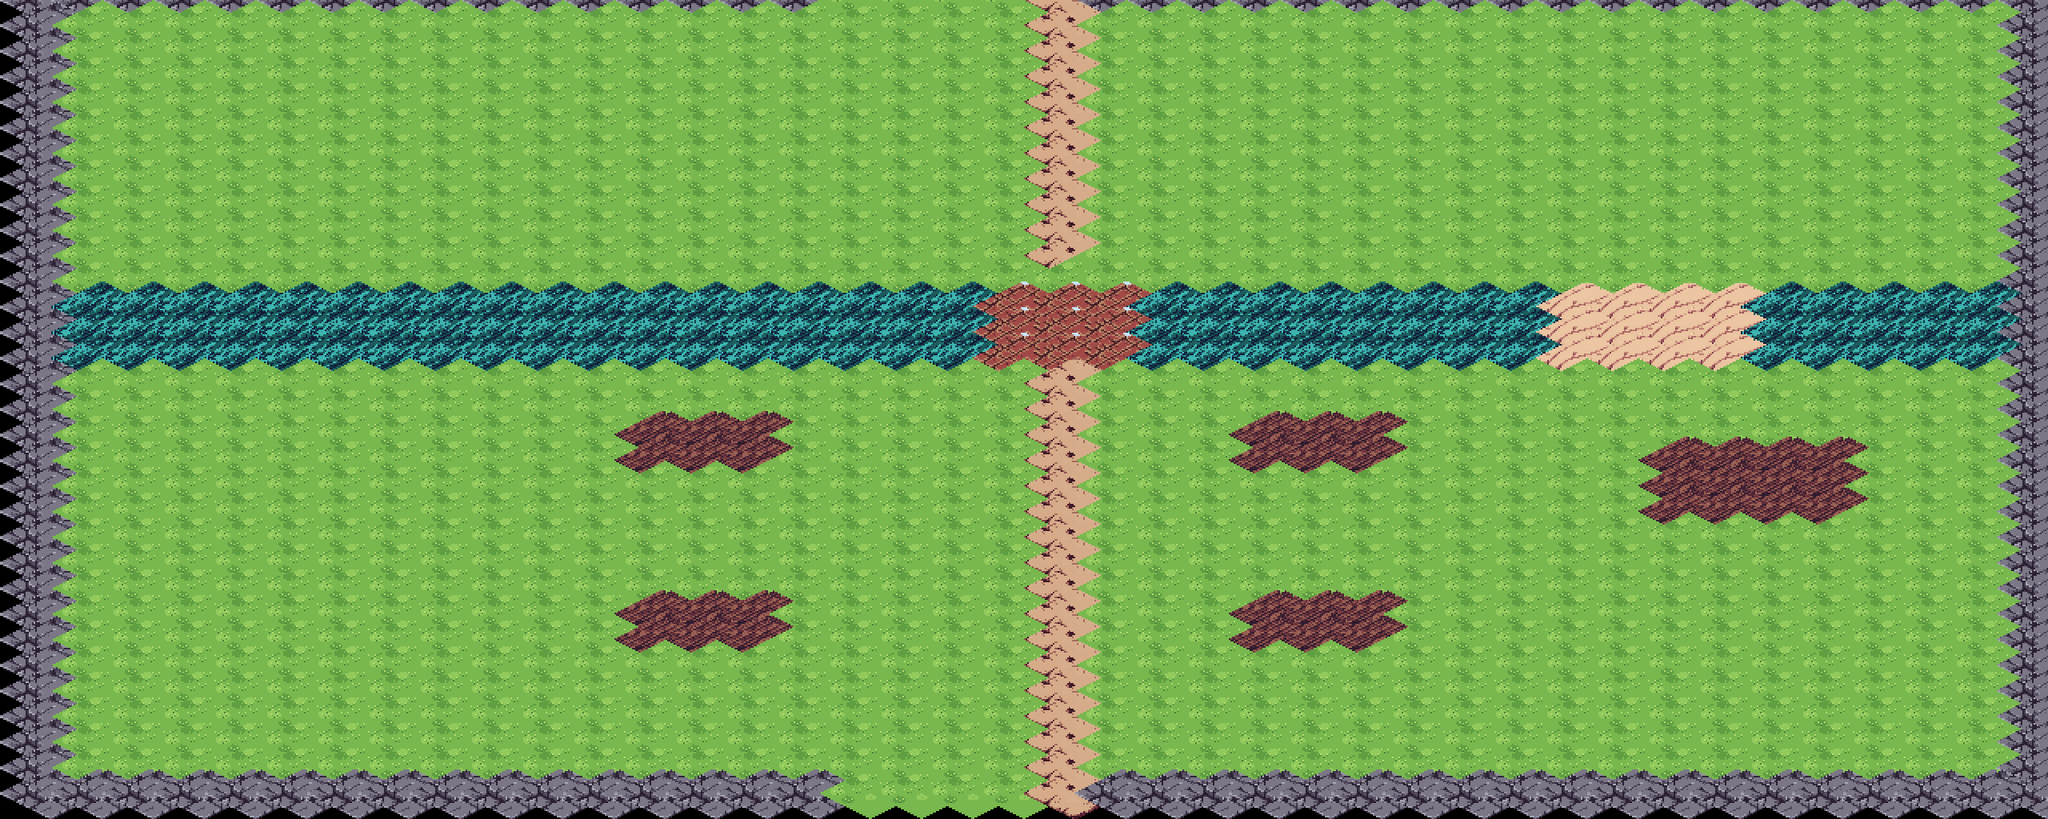

The image is a tile-based game level rendered from a .tmx file. Its description and complete source (layers, tilesets, objects, tile grids) follow:
An orthogonal 40x32 tile map with 64x32 px tiles, 1 tile layer (suelo).

<map version="1.10" orientation="orthogonal" renderorder="right-down" width="40" height="32" tilewidth="64" tileheight="32" infinite="0" nextlayerid="2" nextobjectid="1">
 <tileset firstgid="1" name="terreno_mundo" tilewidth="128" tileheight="64" tile_count="203" columns="8">
  <image source="../textures/../textures/terreno_mundo.png" width="1024" height="1664" />
  <tile id="6">
   <properties>
    <property name="collision" type="bool" value="true" />
   </properties>
  </tile>
  <tile id="13">
   <properties>
    <property name="collision" type="bool" value="true" />
   </properties>
  </tile>
  <tile id="65">
   <properties>
    <property name="collision" type="bool" value="true" />
   </properties>
  </tile>
 </tileset>
 <layer id="1" name="suelo" width="40" height="32">
  <data encoding="csv">
7,7,7,7,7,7,7,7,7,7,7,7,7,7,7,7,1,1,1,1,3,7,7,7,7,7,7,7,7,7,7,7,7,7,7,7,7,7,7,7,
7,1,1,1,1,1,1,1,1,1,1,1,1,1,1,1,1,1,1,1,3,1,1,1,1,1,1,1,1,1,1,1,1,1,1,1,1,1,1,7,
7,1,1,1,1,1,1,1,1,1,1,1,1,1,1,1,1,1,1,1,3,1,1,1,1,1,1,1,1,1,1,1,1,1,1,1,1,1,1,7,
7,1,1,1,1,1,1,1,1,1,1,1,1,1,1,1,1,1,1,1,3,1,1,1,1,1,1,1,1,1,1,1,1,1,1,1,1,1,1,7,
7,1,1,1,1,1,1,1,1,1,1,1,1,1,1,1,1,1,1,1,3,1,1,1,1,1,1,1,1,1,1,1,1,1,1,1,1,1,1,7,
7,1,1,1,1,1,1,1,1,1,1,1,1,1,1,1,1,1,1,1,3,1,1,1,1,1,1,1,1,1,1,1,1,1,1,1,1,1,1,7,
7,1,1,1,1,1,1,1,1,1,1,1,1,1,1,1,1,1,1,1,3,1,1,1,1,1,1,1,1,1,1,1,1,1,1,1,1,1,1,7,
7,1,1,1,1,1,1,1,1,1,1,1,1,1,1,1,1,1,1,1,3,1,1,1,1,1,1,1,1,1,1,1,1,1,1,1,1,1,1,7,
7,1,1,1,1,1,1,1,1,1,1,1,1,1,1,1,1,1,1,1,3,1,1,1,1,1,1,1,1,1,1,1,1,1,1,1,1,1,1,7,
7,1,1,1,1,1,1,1,1,1,1,1,1,1,1,1,1,1,1,1,3,1,1,1,1,1,1,1,1,1,1,1,1,1,1,1,1,1,1,7,
7,1,1,1,1,1,1,1,1,1,1,1,1,1,1,1,1,1,1,1,3,1,1,1,1,1,1,1,1,1,1,1,1,1,1,1,1,1,1,7,
7,1,1,1,1,1,1,1,1,1,1,1,1,1,1,1,1,1,1,1,1,1,1,1,1,1,1,1,1,1,1,1,1,1,1,1,1,1,1,7,
7,14,14,14,14,14,14,14,14,14,14,14,14,14,14,14,14,14,14,37,37,37,14,14,14,14,14,14,14,14,9,9,9,9,14,14,14,14,14,7,
7,14,14,14,14,14,14,14,14,14,14,14,14,14,14,14,14,14,14,37,37,37,14,14,14,14,14,14,14,14,9,9,9,9,14,14,14,14,14,7,
7,14,14,14,14,14,14,14,14,14,14,14,14,14,14,14,14,14,14,37,37,37,14,14,14,14,14,14,14,14,9,9,9,9,14,14,14,14,14,7,
7,1,1,1,1,1,1,1,1,1,1,1,1,1,1,1,1,1,1,1,3,1,1,1,1,1,1,1,1,1,1,1,1,1,1,1,1,1,1,7,
7,1,1,1,1,1,1,1,1,1,1,1,1,1,1,1,1,1,1,1,3,1,1,1,1,1,1,1,1,1,1,1,1,1,1,1,1,1,1,7,
7,1,1,1,1,1,1,1,1,1,1,1,66,66,66,1,1,1,1,1,3,1,1,1,66,66,66,1,1,1,1,1,1,1,1,1,1,1,1,7,
7,1,1,1,1,1,1,1,1,1,1,1,66,66,66,1,1,1,1,1,3,1,1,1,66,66,66,1,1,1,1,1,66,66,66,66,1,1,1,7,
7,1,1,1,1,1,1,1,1,1,1,1,1,1,1,1,1,1,1,1,3,1,1,1,1,1,1,1,1,1,1,1,66,66,66,66,1,1,1,7,
7,1,1,1,1,1,1,1,1,1,1,1,1,1,1,1,1,1,1,1,3,1,1,1,1,1,1,1,1,1,1,1,66,66,66,66,1,1,1,7,
7,1,1,1,1,1,1,1,1,1,1,1,1,1,1,1,1,1,1,1,3,1,1,1,1,1,1,1,1,1,1,1,1,1,1,1,1,1,1,7,
7,1,1,1,1,1,1,1,1,1,1,1,1,1,1,1,1,1,1,1,3,1,1,1,1,1,1,1,1,1,1,1,1,1,1,1,1,1,1,7,
7,1,1,1,1,1,1,1,1,1,1,1,1,1,1,1,1,1,1,1,3,1,1,1,1,1,1,1,1,1,1,1,1,1,1,1,1,1,1,7,
7,1,1,1,1,1,1,1,1,1,1,1,66,66,66,1,1,1,1,1,3,1,1,1,66,66,66,1,1,1,1,1,1,1,1,1,1,1,1,7,
7,1,1,1,1,1,1,1,1,1,1,1,66,66,66,1,1,1,1,1,3,1,1,1,66,66,66,1,1,1,1,1,1,1,1,1,1,1,1,7,
7,1,1,1,1,1,1,1,1,1,1,1,1,1,1,1,1,1,1,1,3,1,1,1,1,1,1,1,1,1,1,1,1,1,1,1,1,1,1,7,
7,1,1,1,1,1,1,1,1,1,1,1,1,1,1,1,1,1,1,1,3,1,1,1,1,1,1,1,1,1,1,1,1,1,1,1,1,1,1,7,
7,1,1,1,1,1,1,1,1,1,1,1,1,1,1,1,1,1,1,1,3,1,1,1,1,1,1,1,1,1,1,1,1,1,1,1,1,1,1,7,
7,1,1,1,1,1,1,1,1,1,1,1,1,1,1,1,1,1,1,1,3,1,1,1,1,1,1,1,1,1,1,1,1,1,1,1,1,1,1,7,
7,1,1,1,1,1,1,1,1,1,1,1,1,1,1,1,1,1,1,1,3,1,1,1,1,1,1,1,1,1,1,1,1,1,1,1,1,1,1,7,
7,7,7,7,7,7,7,7,7,7,7,7,7,7,7,7,1,1,1,1,3,7,7,7,7,7,7,7,7,7,7,7,7,7,7,7,7,7,7,7
</data>
 </layer>
</map>
